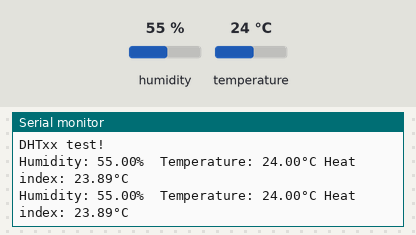
The sketch below on a simulated Arduino Uno, built with avr-gcc and run on an emulated ATmega328P. On the bench: the last lines printed to the serial monitor. Inputs (shaded band) come from the test bench; at power-on: humidity 55 %, temperature 24 °C.

Above: at 10.8 s.
10.9 s: humidity set to 22 %
At 15.6 s:
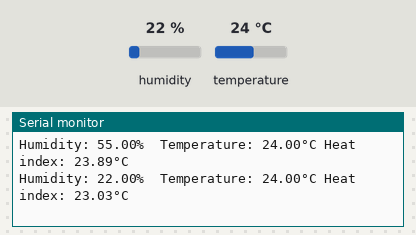
18.4 s: temperature set to 12 °C
At 21.5 s:
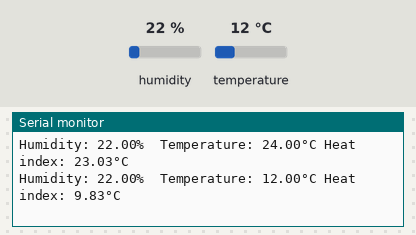
25.9 s: humidity set to 40 %
At 31.0 s:
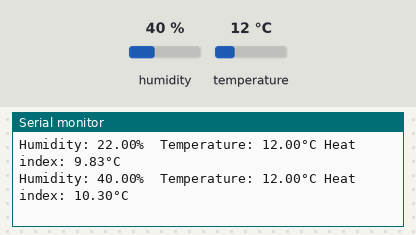
Timing chart, 0 to 32.5 s (numbered marks = the images above; inputs shaded):
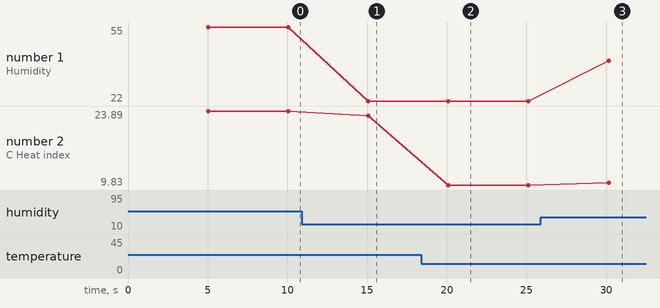

The sketch:

humidity.ino
```cpp
#include "DHT.h"
#define DHTPIN 5
#define DHTTYPE DHT11
DHT dht(DHTPIN, DHTTYPE);

void setup() {
  Serial.begin(9600);
  Serial.println(F("DHTxx test!"));
  dht.begin();
}

void loop() {
  delay(5000);
  double h = dht.readHumidity();
  double t = dht.readTemperature();
  // Check if any reads failed and exit early (to try again).
  if (isnan(h) || isnan(t)) {
    Serial.println(F("Failed to read from DHT sensor!"));
    return;
  }
  // Compute heat index in Celsius (isFahreheit = false)
  float hic = dht.computeHeatIndex(t, h, false);

  Serial.print(F("Humidity: "));
  Serial.print(h);
  Serial.print(F("%  Temperature: "));
  Serial.print(t);
  Serial.print(F("°C "));
  Serial.print(F("Heat index: "));
  Serial.print(hic);
  Serial.println(F("°C "));
}
```

Measured:
- after the input at 10.9 s, the serial monitor: prints a new line after 4.2 s (image 1)
- after the input at 18.4 s, the serial monitor: prints a new line after 1.7 s (image 2)
- after the input at 25.9 s, the serial monitor: prints a new line after 4.2 s (image 3)
- plotted number 1: 55 → 22 after the input at 10.9 s, 22 → 40 after the input at 25.9 s
- plotted number 2: 23.89 → 23.03 after the input at 10.9 s, 23.03 → 9.83 after the input at 18.4 s, 9.83 → 10.3 after the input at 25.9 s
